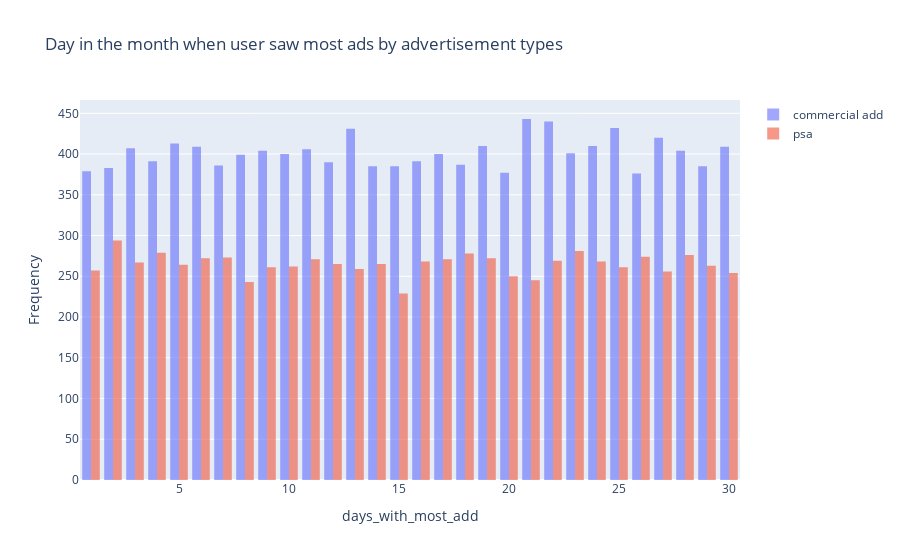

Notebook cell for this chart:
### Markdown cell above
at 18th,20th hour hour (i.e 6:00pm,8:00pm) most people saw the commercial add which led to buying of the product

### Code cell
fig=go.Figure()
fig.add_trace(go.Histogram(x=ad_data["days_with_most_add"],name="commercial add",opacity=0.6))
fig.add_trace(go.Histogram(x=psa_data["days_with_most_add"],name="psa",opacity=0.6))
fig.update_layout(title_text="Day in the month when user saw most ads by advertisement types",
                  xaxis_title_text="days_with_most_add",
                  yaxis_title_text="Frequency")
fig.show()

### Figure 1 — Plotly figure (JSON) as saved in the notebook; plotly's stock layout.template omitted (floating-point values rounded to 4 significant figures; data arrays with more than 128 entries replaced by an {"elided": "..."} marker saying what was removed)
{"data": [{"name": "commercial add", "opacity": 0.6, "type": "histogram", "x": {"elided": "12053 int values"}}, {"name": "psa", "opacity": 0.6, "type": "histogram", "x": {"elided": "7947 int values"}}], "layout": {"autosize": true, "title": {"text": "Day in the month when user saw most ads by advertisement types"}, "xaxis": {"autorange": true, "range": [0.5, 30.5], "title": {"text": "days_with_most_add"}, "type": "linear"}, "yaxis": {"autorange": true, "range": [0, 466.3], "title": {"text": "Frequency"}}}}
